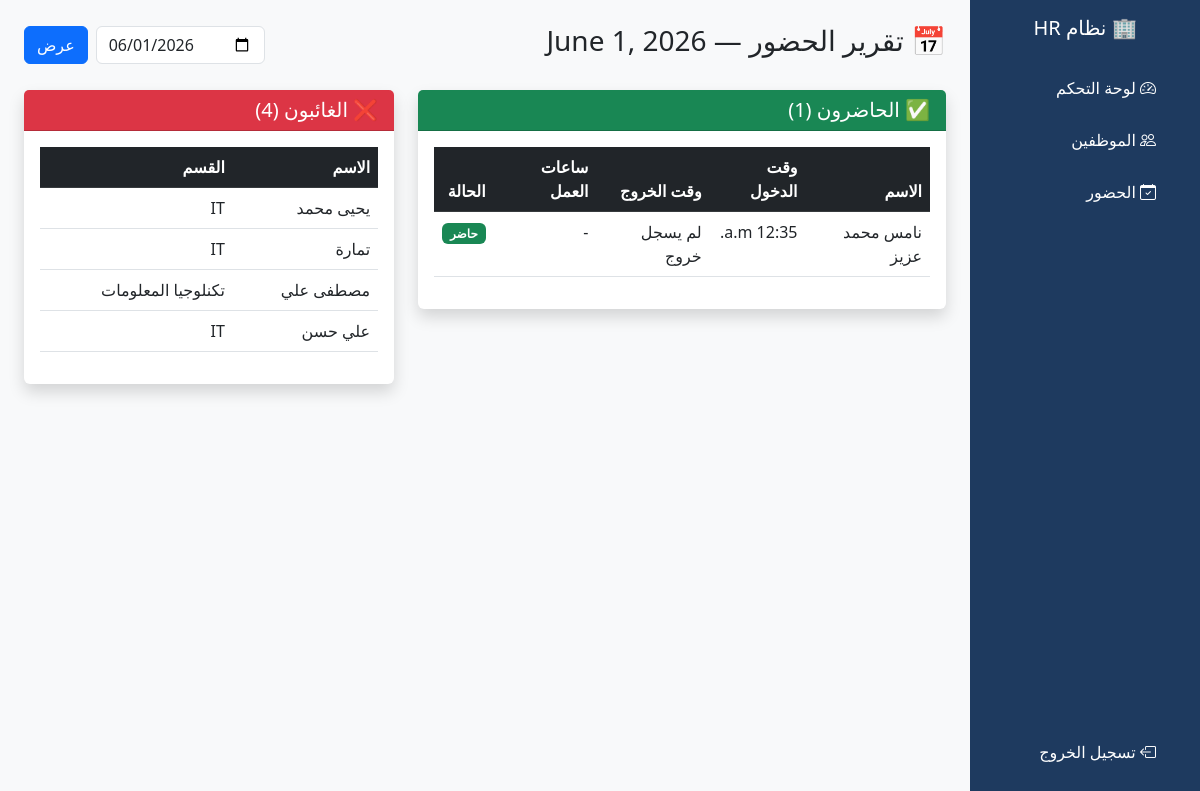
Screenshot of /attendance/ (signed in) with the database file from the repository.
### employees/models.py (models this page shows, shortened)
class Attendance(models.Model):
    STATUS_CHOICES = [
        ('present', 'حاضر'),
        ('late', 'متأخر'),
    ]
    employee = models.ForeignKey(Employee, on_delete=models.CASCADE)
    date = models.DateField(auto_now_add=True)
    time_in = models.TimeField(null=True, blank=True)
    time_out = models.TimeField(null=True, blank=True)
    status = models.CharField(max_length=10, choices=STATUS_CHOICES, default='present')
    work_hours = models.DecimalField(max_digits=5, decimal_places=2, null=True, blank=True)

class Employee(models.Model):
    name = models.CharField(max_length=100)
    email = models.EmailField(unique=True)
    phone = models.CharField(max_length=20)
    department = models.CharField(max_length=50)
    position = models.CharField(max_length=50)
    salary = models.DecimalField(max_digits=10, decimal_places=2)
    hire_date = models.DateField()
    is_active = models.BooleanField(default=True)
    shift = models.ForeignKey(Shift, on_delete=models.SET_NULL, null=True, blank=True)
    user = models.OneToOneField(User, on_delete=models.SET_NULL, null=True, blank=True)

### employees/views.py (the view)
# urls.py: path('attendance/', views.attendance_list, name='attendance_list'),
@login_required
def attendance_list(request):
    date_str = request.GET.get('date')
    if date_str:
        try:
            selected_date = datetime.date.fromisoformat(date_str)
        except:
            selected_date = datetime.date.today()
    else:
        selected_date = datetime.date.today()
    attendances = Attendance.objects.filter(date=selected_date).select_related('employee')
    employees = Employee.objects.filter(is_active=True)
    present_ids = attendances.values_list('employee_id', flat=True)
    absent = employees.exclude(id__in=present_ids)
    return render(request, 'employees/attendance_list.html', {
        'attendances': attendances,
        'absent': absent,
        'today': selected_date
    })

### employees/templates/employees/attendance_list.html (shortened to what this page needs)
<!DOCTYPE html>
<html lang="ar" dir="rtl">
<head>
    <link href="https://cdn.jsdelivr.net/npm/bootstrap@5.3.0/dist/css/bootstrap.min.css" rel="stylesheet">
    <link href="https://cdn.jsdelivr.net/npm/bootstrap-icons@1.10.0/font/bootstrap-icons.css" rel="stylesheet">
</head>
<body class="bg-light">
<div class="d-flex">
    <div class="sidebar p-3" style="width: 230px;">
        <h5 class="text-white text-center mb-4">🏢 نظام HR</h5>
        <a href="{% url 'dashboard' %}"><i class="bi bi-speedometer2 me-2"></i> لوحة التحكم</a>
        <a href="{% url 'employee_list' %}"><i class="bi bi-people me-2"></i> الموظفين</a>
        <a href="{% url 'attendance_list' %}"><i class="bi bi-calendar-check me-2"></i> الحضور</a>
        <a href="{% url 'logout' %}" style="position: absolute; bottom: 20px;">
            <i class="bi bi-box-arrow-left me-2"></i> تسجيل الخروج
        </a>
    </div>
    <div class="flex-grow-1 p-4">
       <div class="d-flex justify-content-between align-items-center mb-4">
    <h3>📅 تقرير الحضور — {{ today }}</h3>
    <form method="get" class="d-flex gap-2">
        <input type="date" name="date" class="form-control" value="{{ today|date:'Y-m-d' }}">
        <button type="submit" class="btn btn-primary">عرض</button>
    </form>
</div>
        <div class="row g-4">
            <div class="col-md-7">
                <div class="card shadow border-0">
                    <div class="card-header bg-success text-white">
                        <h5 class="mb-0">✅ الحاضرون ({{ attendances.count }})</h5>
                    </div>
                    <div class="card-body">
                        <table class="table table-hover">
                            <thead class="table-dark">
                                <tr>
                                    <th>الاسم</th>
                                    <th>وقت الدخول</th>
                                    <th>وقت الخروج</th>
                                    <th>ساعات العمل</th>
                                    <th>الحالة</th>
                                </tr>
                            </thead>
                            <tbody>
                                {% for att in attendances %}
                                <tr>
                                    <td>{{ att.employee.name }}</td>
                                    <td>{{ att.time_in }}</td>
                                    <td>{{ att.time_out|default:"لم يسجل خروج" }}</td>
                                    <td>{{ att.work_hours|default:"-" }}</td>
                                    <td>
                                        {% if att.status == 'present' %}
                                            <span class="badge bg-success">حاضر</span>
                                        {% else %}
                                            <span class="badge bg-warning text-dark">متأخر</span>
                                        {% endif %}
                                    </td>
                                </tr>
                                {% endfor %}
                            </tbody>
                        </table>
                    </div>
                </div>
            </div>
            <div class="col-md-5">
                <div class="card shadow border-0">
                    <div class="card-header bg-danger text-white">
                        <h5 class="mb-0">❌ الغائبون ({{ absent.count }})</h5>
                    </div>
                    <div class="card-body">
                        <table class="table table-hover">
                            <thead class="table-dark">
                                <tr>
                                    <th>الاسم</th>
                                    <th>القسم</th>
                                </tr>
                            </thead>
                            <tbody>
                                {% for emp in absent %}
                                <tr>
                                    <td>{{ emp.name }}</td>
                                    <td>{{ emp.department }}</td>
                                </tr>
                                {% endfor %}
                            </tbody>
                        </table>
                    </div>
                </div>
            </div>
        </div>
    </div>
</div>
</body>
</html>

### employees/templates/employees/attendance_list.html (style rules this page uses)
.sidebar { min-height: 100vh; background: #1e3a5f; }
.sidebar a { color: #fff; text-decoration: none; display: block; padding: 12px 20px; border-radius: 8px; margin: 4px 0; }

### rows the page displays
Attendance: date "June 1, 2026", employee.name "نامس محمد عزيز", time_in "12:35 a.m.", time_out "لم يسجل خروج", work_hours "-", status "حاضر"
Employee: name "يحيى محمد", department "IT"
Employee: name "تمارة", department "IT"
Employee: name "مصطفى علي", department "تكنلوجيا المعلومات"
Employee: name "علي حسن", department "IT"

### other values shown
{{ attendances.count }} "1"
{{ absent.count }} "4"
